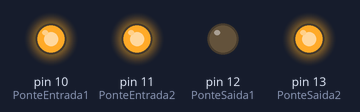
Recording of a sketch running on a simulated Arduino Uno, built with avr-gcc and run on an emulated ATmega328P. Parts: output pins drawn as LEDs (lit = HIGH).

Above: at 1.2 s.
At 8.6 s:
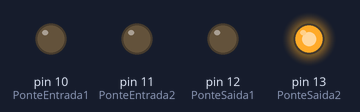
At 12.3 s:
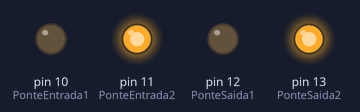
Timing chart, 0 to 17.0 s (numbered marks = the images above):
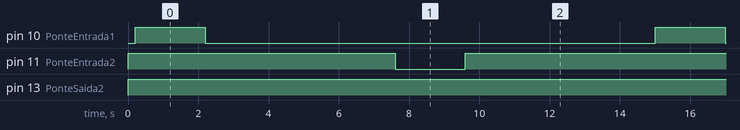

The sketch:

cc_bat.ino
```cpp
int PonteEntrada1 = 10;
int PonteSaida1 = 12;
int PonteEntrada2 = 11;
int PonteSaida2 = 13;

void setup(){
pinMode(PonteEntrada1,OUTPUT);
pinMode(PonteSaida1,OUTPUT);
pinMode(PonteEntrada2,OUTPUT);
pinMode(PonteSaida2,OUTPUT);

digitalWrite(PonteEntrada1, HIGH);
digitalWrite(PonteSaida1, LOW);
digitalWrite(PonteEntrada2, LOW);
digitalWrite(PonteSaida2, LOW);
}

void loop(){

AtivaFrente();
delay(5000);
AtivaRe();
delay(5000);

}

void parar(){
digitalWrite(PonteEntrada2, HIGH);
digitalWrite(PonteSaida2, HIGH);
digitalWrite(PonteEntrada1, LOW);
digitalWrite(PonteSaida1, LOW);
delay(200);
}
void AtivaFrente(){
  parar();
digitalWrite(PonteEntrada1, HIGH);
digitalWrite(PonteSaida1, LOW);
digitalWrite(PonteEntrada2, HIGH);
digitalWrite(PonteSaida2, HIGH);
delay(2000);
parar();
}

void AtivaRe(){
  parar();
digitalWrite(PonteEntrada2, LOW);
digitalWrite(PonteSaida2, HIGH);
digitalWrite(PonteEntrada1, LOW);
digitalWrite(PonteSaida1, LOW);
delay(2000);
parar();
}
```

Measured:
- by itself, pin 10 (PonteEntrada1): alternates HIGH for 2.0 s and LOW for 12.8 s
- by itself, pin 11 (PonteEntrada2): repeats every 14.8 s: LOW 2.0 s, HIGH 12.8 s
- by itself, pin 13 (PonteSaida2): LOW → HIGH at 0.00 s
